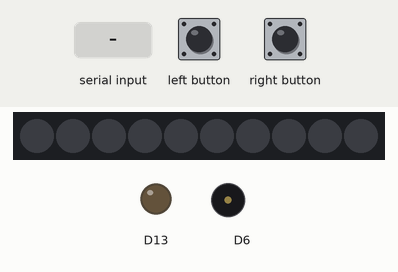
Bench run of a sketch on a simulated Adafruit Circuit Playground Express. On the bench: 10 RGB LEDs in strip order, left to right, output pins drawn as LEDs (lit = HIGH), buzzer (waves = sounding). The inputs (shaded band) are chosen by the test bench. Dim RGB values are drawn brighter than linear; what the sketch prints to the serial monitor is not drawn.

Above: at 1.2 s.
1.3 s: "8" received over Serial
At 2.5 s:
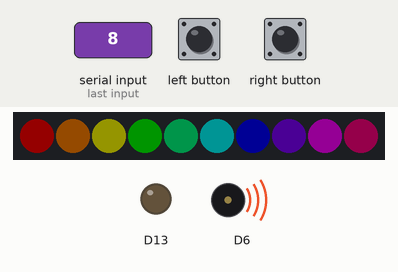
At 10.4 s:
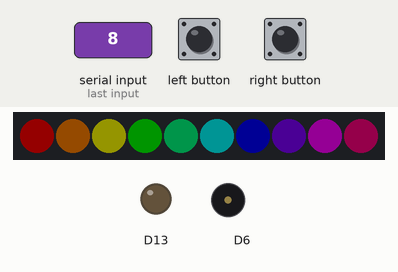
Timing chart, 0 to 10.7 s (numbered marks = the images above; inputs shaded):
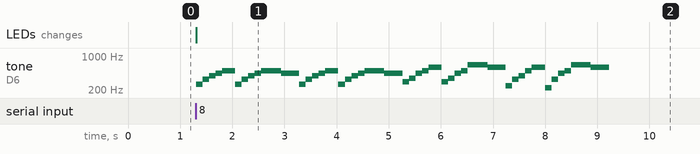

The sketch:

p1controller.ino
```cpp
#include <Adafruit_CircuitPlayground.h>

bool leftButtonPressed;
bool rightButtonPressed;
int incomingData;

void setup() {
  Serial.begin(9600);
  CircuitPlayground.begin();
}

void loop() {
  leftButtonPressed = CircuitPlayground.leftButton();
  rightButtonPressed = CircuitPlayground.rightButton();

  //Serial.print("Left Button: ");
  if (leftButtonPressed) {
    Serial.print(1);
    CircuitPlayground.clearPixels();
  } else {
    if (rightButtonPressed){
      Serial.print(2);
     } else {
     Serial.print(0);
    }
  }
  Serial.println();

  incomingData = Serial.read();

     if (incomingData == '6') {
  CircuitPlayground.setPixelColor(0,255,255,0);
  CircuitPlayground.setPixelColor(1,255,255,0);
  CircuitPlayground.setPixelColor(2,255,255,0);
  CircuitPlayground.setPixelColor(3,255,255,0);
  CircuitPlayground.setPixelColor(4,255,255,0);
  CircuitPlayground.setPixelColor(5,255,255,0);
  CircuitPlayground.setPixelColor(6,255,255,0);
  CircuitPlayground.setPixelColor(7,255,255,0);
  CircuitPlayground.setPixelColor(8,255,255,0);
  CircuitPlayground.setPixelColor(9,255,255,0);
  }

  if (incomingData == '5') {
  CircuitPlayground.clearPixels();
  }


   if (incomingData == '8') {

  CircuitPlayground.setPixelColor(0,255,0,0);
  CircuitPlayground.setPixelColor(1,255,127,0);
  CircuitPlayground.setPixelColor(2,255,255,0);
  CircuitPlayground.setPixelColor(3,0,255,0);
  CircuitPlayground.setPixelColor(4,0,255,127);
  CircuitPlayground.setPixelColor(5,0,255,255);
  CircuitPlayground.setPixelColor(6,0,0,255);
  CircuitPlayground.setPixelColor(7,127,0,255);
  CircuitPlayground.setPixelColor(8,255,0,255);
  CircuitPlayground.setPixelColor(9,255,0,127);

//BARS 1-2
  CircuitPlayground.playTone(261, 125);
  CircuitPlayground.playTone(329, 125);
  CircuitPlayground.playTone(392, 125);
  CircuitPlayground.playTone(440, 125);
  CircuitPlayground.playTone(493, 250);
  CircuitPlayground.playTone(261, 125);
  CircuitPlayground.playTone(329, 125);
  CircuitPlayground.playTone(392, 125);
  CircuitPlayground.playTone(440, 125);
  CircuitPlayground.playTone(493, 380);
  CircuitPlayground.playTone(440, 350);

//BARS 2-4
  CircuitPlayground.playTone(261, 125);
  CircuitPlayground.playTone(329, 125);
  CircuitPlayground.playTone(392, 125);
  CircuitPlayground.playTone(440, 125);
  CircuitPlayground.playTone(493, 250);
  CircuitPlayground.playTone(261, 125);
  CircuitPlayground.playTone(329, 125);
  CircuitPlayground.playTone(392, 125);
  CircuitPlayground.playTone(440, 125);
  CircuitPlayground.playTone(493, 380);
  CircuitPlayground.playTone(440, 350);

//BARS 4-6
  CircuitPlayground.playTone(293, 125);
  CircuitPlayground.playTone(349, 125);
  CircuitPlayground.playTone(440, 125);
  CircuitPlayground.playTone(493, 125);
  CircuitPlayground.playTone(587, 250);
  CircuitPlayground.playTone(293, 125);
  CircuitPlayground.playTone(349, 125);
  CircuitPlayground.playTone(440, 125);
  CircuitPlayground.playTone(493, 125);
  CircuitPlayground.playTone(659, 380);
  CircuitPlayground.playTone(587, 350);

//BARS 6-8
  CircuitPlayground.playTone(246, 125);
  CircuitPlayground.playTone(329, 125);
  CircuitPlayground.playTone(392, 125);
  CircuitPlayground.playTone(493, 125);
  CircuitPlayground.playTone(587, 250);
  CircuitPlayground.playTone(220, 125);
  CircuitPlayground.playTone(329, 125);
  CircuitPlayground.playTone(440, 125);
  CircuitPlayground.playTone(493, 125);
  CircuitPlayground.playTone(659, 380);
  CircuitPlayground.playTone(587, 350);
  delay(50);
 }

   if (incomingData == '9') {
  CircuitPlayground.setPixelColor(0,0,0,255);
  CircuitPlayground.setPixelColor(1,0,0,255);
  CircuitPlayground.setPixelColor(2,0,0,255);
  CircuitPlayground.setPixelColor(3,0,0,255);
  CircuitPlayground.setPixelColor(4,0,0,255);
  CircuitPlayground.setPixelColor(5,0,0,255);
  CircuitPlayground.setPixelColor(6,0,0,255);
  CircuitPlayground.setPixelColor(7,0,0,255);
  CircuitPlayground.setPixelColor(8,0,0,255);
  CircuitPlayground.setPixelColor(9,0,0,255);
  //BARS 1-2
  CircuitPlayground.playTone(98, 1950);
  CircuitPlayground.playTone(138, 330);
  CircuitPlayground.playTone(110, 330);

  //BARS 2-4
  CircuitPlayground.playTone(92, 1950);
  CircuitPlayground.playTone(138, 330);
  CircuitPlayground.playTone(110, 330);

  //BARS 4-6
  CircuitPlayground.playTone(98, 1950);
  CircuitPlayground.playTone(138, 330);
  CircuitPlayground.playTone(110, 330);

  //BARS 6-8
  CircuitPlayground.playTone(73, 1950);
  CircuitPlayground.playTone(73, 330);
  CircuitPlayground.playTone(73, 330);
  delay(50);
}

  delay(100);
}
```

Measured:
- after the input at 1.3 s, tone on D6: plays 261 Hz for 0.13 s, 329 Hz for 0.13 s, 392 Hz for 0.13 s, 440 Hz for 0.13 s, 493 Hz for 0.25 s, 261 Hz for 0.13 s … (44 notes in this stretch), starting at once; the LEDs: change at once (image 1)
